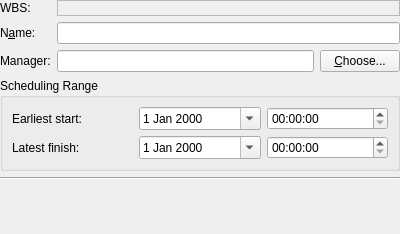
<?xml version="1.0" encoding="UTF-8"?>
<ui version="4.0">
 <author>Dag Andersen &lt;danders@get2net.dk&gt;</author>
 <class>KPlato::MainProjectPanelBase</class>
 <widget class="QWidget" name="KPlato::MainProjectPanelBase">
  <property name="geometry">
   <rect>
    <x>0</x>
    <y>0</y>
    <width>400</width>
    <height>234</height>
   </rect>
  </property>
  <property name="locale">
   <locale language="C" country="AnyCountry"/>
  </property>
  <layout class="QVBoxLayout" name="verticalLayout">
   <property name="margin">
    <number>0</number>
   </property>
   <item>
    <layout class="QGridLayout" name="gridLayout">
     <item row="0" column="0">
      <widget class="QLabel" name="wbslabel">
       <property name="text">
        <string>WBS:</string>
       </property>
       <property name="wordWrap">
        <bool>false</bool>
       </property>
      </widget>
     </item>
     <item row="0" column="1" colspan="2">
      <widget class="QLabel" name="wbs">
       <property name="minimumSize">
        <size>
         <width>20</width>
         <height>0</height>
        </size>
       </property>
       <property name="frameShape">
        <enum>QFrame::StyledPanel</enum>
       </property>
       <property name="frameShadow">
        <enum>QFrame::Sunken</enum>
       </property>
       <property name="text">
        <string/>
       </property>
       <property name="wordWrap">
        <bool>false</bool>
       </property>
      </widget>
     </item>
     <item row="1" column="0">
      <widget class="QLabel" name="textLabel1">
       <property name="whatsThis">
        <string>The project name.</string>
       </property>
       <property name="text">
        <string>N&amp;ame:</string>
       </property>
       <property name="wordWrap">
        <bool>false</bool>
       </property>
       <property name="buddy">
        <cstring>namefield</cstring>
       </property>
      </widget>
     </item>
     <item row="1" column="1" colspan="2">
      <widget class="QLineEdit" name="namefield">
       <property name="sizePolicy">
        <sizepolicy hsizetype="Expanding" vsizetype="Fixed">
         <horstretch>0</horstretch>
         <verstretch>0</verstretch>
        </sizepolicy>
       </property>
       <property name="whatsThis">
        <string>The project name.</string>
       </property>
      </widget>
     </item>
     <item row="2" column="0">
      <widget class="QLabel" name="textLabel2">
       <property name="whatsThis">
        <string>The project leader.</string>
       </property>
       <property name="text">
        <string>Manager:</string>
       </property>
       <property name="alignment">
        <set>Qt::AlignVCenter</set>
       </property>
       <property name="wordWrap">
        <bool>false</bool>
       </property>
       <property name="buddy">
        <cstring>leaderfield</cstring>
       </property>
      </widget>
     </item>
     <item row="2" column="1">
      <widget class="QLineEdit" name="leaderfield">
       <property name="sizePolicy">
        <sizepolicy hsizetype="Expanding" vsizetype="Fixed">
         <horstretch>0</horstretch>
         <verstretch>0</verstretch>
        </sizepolicy>
       </property>
       <property name="whatsThis">
        <string>The project leader.</string>
       </property>
      </widget>
     </item>
     <item row="2" column="2">
      <widget class="QPushButton" name="chooseLeader">
       <property name="whatsThis">
        <string>Choose a project leader from your address book.</string>
       </property>
       <property name="text">
        <string>&amp;Choose...</string>
       </property>
      </widget>
     </item>
    </layout>
   </item>
   <item>
    <widget class="QGroupBox" name="schedulingGroup">
     <property name="title">
      <string>Scheduling Range</string>
     </property>
     <layout class="QGridLayout">
      <property name="margin">
       <number>9</number>
      </property>
      <property name="spacing">
       <number>6</number>
      </property>
      <item row="0" column="1">
       <widget class="QDateEdit" name="startDate">
        <property name="calendarPopup">
         <bool>true</bool>
        </property>
       </widget>
      </item>
      <item row="0" column="2">
       <widget class="QTimeEdit" name="startTime"/>
      </item>
      <item row="1" column="1">
       <widget class="QDateEdit" name="endDate">
        <property name="calendarPopup">
         <bool>true</bool>
        </property>
       </widget>
      </item>
      <item row="1" column="2">
       <widget class="QTimeEdit" name="endTime"/>
      </item>
      <item row="0" column="0">
       <widget class="QLabel" name="label">
        <property name="text">
         <string>Earliest start:</string>
        </property>
       </widget>
      </item>
      <item row="1" column="0">
       <widget class="QLabel" name="label_2">
        <property name="text">
         <string>Latest finish:</string>
        </property>
       </widget>
      </item>
     </layout>
    </widget>
   </item>
   <item>
    <widget class="Line" name="line">
     <property name="orientation">
      <enum>Qt::Horizontal</enum>
     </property>
    </widget>
   </item>
   <item>
    <spacer name="verticalSpacer">
     <property name="orientation">
      <enum>Qt::Vertical</enum>
     </property>
     <property name="sizeHint" stdset="0">
      <size>
       <width>20</width>
       <height>35</height>
      </size>
     </property>
    </spacer>
   </item>
  </layout>
 </widget>
 <layoutdefault spacing="6" margin="11"/>
 <customwidgets>
  <customwidget>
   <class>QLineEdit</class>
   <extends>QLineEdit</extends>
   <header>QLineEdit</header>
   <container>1</container>
  </customwidget>
 </customwidgets>
 <tabstops>
  <tabstop>namefield</tabstop>
  <tabstop>leaderfield</tabstop>
  <tabstop>chooseLeader</tabstop>
  <tabstop>startDate</tabstop>
  <tabstop>startTime</tabstop>
  <tabstop>endDate</tabstop>
  <tabstop>endTime</tabstop>
 </tabstops>
 <includes>
  <include location="local">QLineEdit</include>
  <include location="local">QLineEdit</include>
  <include location="local">QLineEdit</include>
  <include location="local">kdatewidget.h</include>
  <include location="local">kdatewidget.h</include>
  <include location="local">ktextedit.h</include>
 </includes>
 <resources/>
 <connections/>
</ui>
